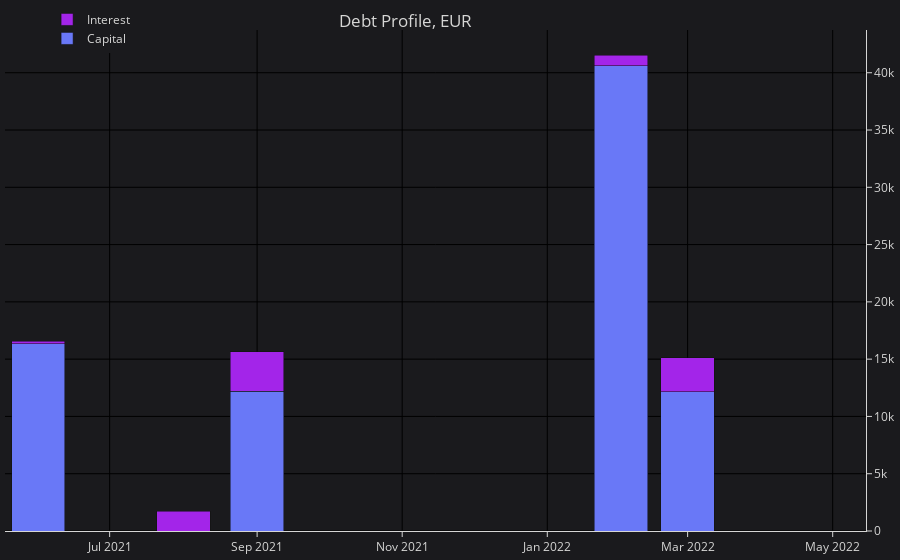

The notebook cell this image was saved under:
### Code cell
# Analysis over the next 12 months
graph_cash_flow(cashflow, 'M', 12)

### Figure 1 — Plotly figure (JSON) as saved in the notebook; plotly's stock layout.template omitted (floating-point values rounded to 4 significant figures)
{"data": [{"name": "Capital", "type": "bar", "x": ["2021-06", "2021-07", "2021-08", "2021-09", "2021-10", "2021-11", "2021-12", "2022-01", "2022-02", "2022-03", "2022-04", "2022-05"], "y": [16320.0, 0, 0, 12220.0, 0, 0, 0, 0, 40610.0, 12170.0, 0, 0]}, {"name": "Interest", "type": "bar", "x": ["2021-06", "2021-07", "2021-08", "2021-09", "2021-10", "2021-11", "2021-12", "2022-01", "2022-02", "2022-03", "2022-04", "2022-05"], "y": [244.9, 0, 1735.0, 3437.0, 0, 0, 0, 0, 934.0, 2967.0, 0, 0]}], "layout": {"autosize": true, "barmode": "stack", "colorway": ["#6978F7", "#A325E9", "#96E05D", "#4A7FB9", "#E75A2D", "#FBE55A", "#8C8C8D", "#5A54F6"], "legend": {"font": {"color": "#D6D6D5"}, "orientation": "v", "x": 0.1, "xanchor": "center", "y": 1.05, "yanchor": "top"}, "margin": {"b": 5, "l": 5, "r": 5, "t": 5}, "paper_bgcolor": "#1A1A1D", "plot_bgcolor": "#1A1A1D", "title": {"font": {"color": "#D6D6D5"}, "text": "Debt Profile, EUR", "x": 0.45, "xanchor": "center", "yanchor": "top"}, "xaxis": {"autorange": true, "color": "#D6D6D5", "gridcolor": "black", "gridwidth": 1, "linecolor": "#D6D6D5", "range": ["2021-05-18", "2022-05-15"], "ticks": "outside", "type": "date", "zerolinecolor": "black", "zerolinewidth": 1}, "yaxis": {"autorange": true, "color": "#D6D6D5", "gridcolor": "black", "gridwidth": 1, "linecolor": "#D6D6D5", "range": [0, 43730.0], "side": "right", "ticks": "outside", "type": "linear", "zerolinecolor": "black", "zerolinewidth": 1}}}
